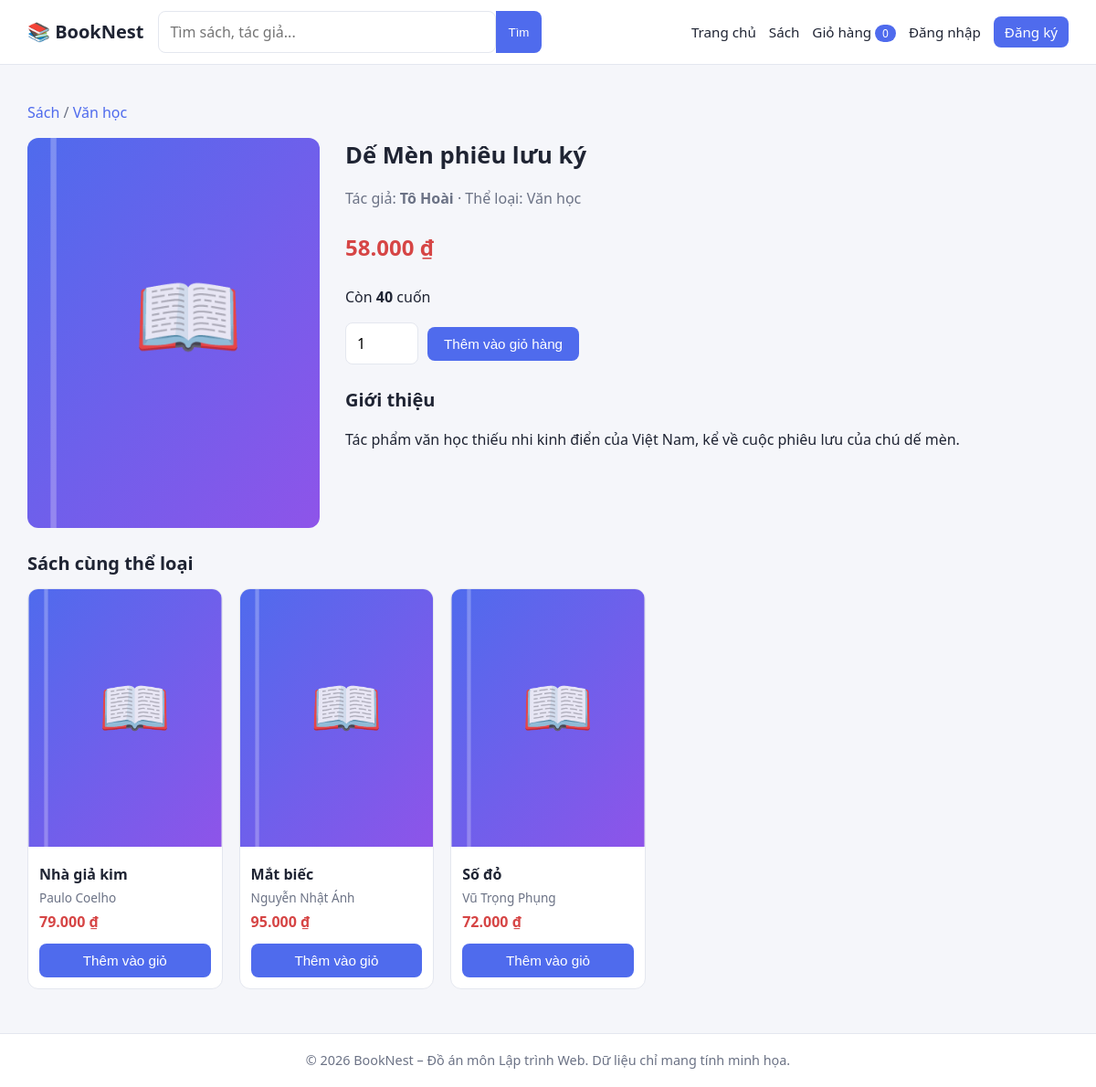
Screenshot of /product.php?id=1 with the database file from the repository.
### tables this page shows
CREATE TABLE products (
  id INT AUTO_INCREMENT PRIMARY KEY,
  category_id INT NOT NULL,
  title VARCHAR(200) NOT NULL,
  author VARCHAR(120) NOT NULL,
  price DECIMAL(12,0) NOT NULL,
  stock INT NOT NULL DEFAULT 0,
  image VARCHAR(255) DEFAULT NULL,
  description TEXT,
  created_at TIMESTAMP DEFAULT CURRENT_TIMESTAMP,
  FOREIGN KEY (category_id) REFERENCES categories(id) ON DELETE RESTRICT
);

CREATE TABLE categories (
  id INT AUTO_INCREMENT PRIMARY KEY,
  name VARCHAR(100) NOT NULL UNIQUE,
  description VARCHAR(255) DEFAULT NULL
);

### includes/functions.php (called while the page is built, shortened)
<?php
require_once __DIR__ . '/db.php';
function e($v): string
{
    return htmlspecialchars((string)$v, ENT_QUOTES, 'UTF-8');
}
function money($n): string
{
    return number_format((float)$n, 0, ',', '.') . ' ₫';
}
function base_url(): string
{
    static $base = null;
    if ($base === null) {
        $script = str_replace('\\', '/', $_SERVER['SCRIPT_NAME'] ?? '');
        $dir = rtrim(str_replace('\\', '/', dirname($script)), '/');
        $base = $dir;
    }
    return $base;
}
function url(string $path = ''): string
{
    return base_url() . '/' . ltrim($path, '/');
}
function current_user(): ?array
{
    if (empty($_SESSION['user_id'])) {
        return null;
    }
    static $user = false;
    return $user;
}
function cart_count(): int
{
    return array_sum($_SESSION['cart'] ?? []);
}
function cover_url(?string $image): string
{
    return url('assets/img/default-cover.svg');
}

### config.php (called while the page is built)
<?php
return [
    'db_host' => getenv('DB_HOST') ?: '127.0.0.1',
    'db_port' => getenv('DB_PORT') ?: '3306',
    'db_name' => getenv('DB_NAME') ?: 'bookstore',
    'db_user' => getenv('DB_USER') ?: 'root',
    'db_pass' => getenv('DB_PASS') !== false ? getenv('DB_PASS') : '',
    'site_name' => 'BookNest',
    'per_page' => 8,
];

### includes/db.php (called while the page is built)
<?php
$config = require __DIR__ . '/../config.php';
function db(): PDO
{
    static $pdo = null;
    global $config;
    if ($pdo === null) {
        $dsn = "mysql:host={$config['db_host']};port={$config['db_port']};dbname={$config['db_name']};charset=utf8mb4";
        $pdo = new PDO($dsn, $config['db_user'], $config['db_pass'], [
            PDO::ATTR_ERRMODE => PDO::ERRMODE_EXCEPTION,
            PDO::ATTR_DEFAULT_FETCH_MODE => PDO::FETCH_ASSOC,
            PDO::ATTR_EMULATE_PREPARES => false,
        ]);
    }
    return $pdo;
}

### product.php (the view, shortened to what this page needs)
<?php
require_once __DIR__ . '/includes/functions.php';
$id = (int)($_GET['id'] ?? 0);
$st = db()->prepare('SELECT p.*, c.name AS cat_name FROM products p JOIN categories c ON c.id = p.category_id WHERE p.id = ?');
$st->execute([$id]);
$p = $st->fetch();
$st = db()->prepare('SELECT * FROM products WHERE category_id = ? AND id <> ? AND stock > 0 ORDER BY (author = ?) DESC, RAND() LIMIT 4');
$st->execute([$p['category_id'], $p['id'], $p['author']]);
$related = $st->fetchAll();
include __DIR__ . '/includes/header.php';
require_once __DIR__ . '/includes/product_card.php';
?>
<p class="muted"><a href="<?= url('products.php') ?>">Sách</a> / <a href="<?= url('products.php?cat=' . $p['category_id']) ?>"><?= e($p['cat_name']) ?></a></p>
<div class="detail">
  <img src="<?= e(cover_url($p['image'])) ?>" alt="<?= e($p['title']) ?>">
  <div>
    <h1><?= e($p['title']) ?></h1>
    <p class="muted">Tác giả: <b><?= e($p['author']) ?></b> · Thể loại: <?= e($p['cat_name']) ?></p>
    <p class="price"><?= money($p['price']) ?></p>
    <p><?= $p['stock'] > 0 ? 'Còn <b>' . (int)$p['stock'] . '</b> cuốn' : '<span class="error">Hết hàng</span>' ?></p>
    <?php if ($p['stock'] > 0): ?>
    <form action="<?= url('cart.php') ?>" method="post" style="display:flex;gap:10px;align-items:center">
      <input class="qty" type="number" name="qty" value="1" min="1" max="<?= (int)$p['stock'] ?>">
      <button class="btn">Thêm vào giỏ hàng</button>
    </form>
    <?php endif; ?>
    <h2>Giới thiệu</h2>
    <p><?= nl2br(e($p['description'])) ?></p>
  </div>
</div>
<?php if ($related): ?>
<h2>Sách cùng thể loại</h2>
<div class="grid"><?php foreach ($related as $r) product_card($r); ?></div>
<?php endif; ?>
<?php include __DIR__ . '/includes/footer.php'; ?>

### includes/header.php (shortened to what this page needs)
<?php
require_once __DIR__ . '/functions.php';
$cfg = require __DIR__ . '/../config.php';
$user = current_user();
?><!doctype html>
<html lang="vi">
<head>
<link rel="stylesheet" href="<?= url('assets/css/style.css') ?>">
</head>
<body>
<header class="site-header">
  <div class="container nav">
    <a class="brand" href="<?= url('index.php') ?>">📚 <?= e($cfg['site_name']) ?></a>
    <form class="search" action="<?= url('products.php') ?>" method="get">
      <input type="search" name="q" placeholder="Tìm sách, tác giả..." value="<?= e($_GET['q'] ?? '') ?>">
      <button type="submit">Tìm</button>
    </form>
    <nav class="menu">
      <a href="<?= url('index.php') ?>">Trang chủ</a>
      <a href="<?= url('products.php') ?>">Sách</a>
      <a href="<?= url('cart.php') ?>">Giỏ hàng <span class="badge"><?= cart_count() ?></span></a>
      <?php if ($user): ?>
        <a href="<?= url('orders.php') ?>">Đơn hàng</a>
        <a href="<?= url('profile.php') ?>">👤 <?= e($user['full_name']) ?></a>
        <?php if ($user['role'] === 'admin'): ?><a href="<?= url('admin/index.php') ?>">Quản trị</a><?php endif; ?>
        <form class="logout-form" method="post" action="<?= url('logout.php') ?>">
          <?= csrf_field() ?>
          <button type="submit" class="link-btn">Đăng xuất</button>
        </form>      <?php else: ?>
        <a href="<?= url('login.php') ?>">Đăng nhập</a>
        <a class="btn btn-sm" href="<?= url('register.php') ?>">Đăng ký</a>
      <?php endif; ?>
    </nav>
  </div>
</header>
<main class="container">

### includes/product_card.php (shortened to what this page needs)
<?php
function product_card(array $p): void { ?>
  <article class="product">
    <a href="<?= url('product.php?id=' . $p['id']) ?>"><img src="<?= e(cover_url($p['image'])) ?>" alt="<?= e($p['title']) ?>" loading="lazy"></a>
    <div class="body">
      <a class="title" href="<?= url('product.php?id=' . $p['id']) ?>"><?= e($p['title']) ?></a>
      <span class="author"><?= e($p['author']) ?></span>
      <span class="price"><?= money($p['price']) ?></span>
      <?php if ($p['stock'] > 0): ?>
      <form action="<?= url('cart.php') ?>" method="post">
        <button class="btn btn-sm">Thêm vào giỏ</button>
      </form>
      <?php else: ?><span class="muted">Hết hàng</span><?php endif; ?>
    </div>
  </article>
<?php }

### includes/footer.php (shortened to what this page needs)
</main>
<footer class="site-footer">
  <div class="container">© <?= date('Y') ?> BookNest – Đồ án môn Lập trình Web. Dữ liệu chỉ mang tính minh họa.</div>
</footer>
</body>
</html>

### assets/css/style.css (style rules this page uses)
:root { --primary:#4f6bed;--primary-d:#3b53c4;--bg:#f5f6fa;--card:#fff;--text:#1f2433;--muted:#6b7285;--line:#e4e7ef;--danger:#d64545;--ok:#1f9d63;--warn:#c98a00 }
* { box-sizing:border-box }
body { margin:0;font-family:system-ui,-apple-system,"Segoe UI",Roboto,sans-serif;background:var(--bg);color:var(--text);line-height:1.5 }
a { color:var(--primary);text-decoration:none }
img { max-width:100% }
.container { width:min(1140px,100% - 32px);margin-inline:auto }
main.container { padding:24px 0 48px;min-height:70vh }
h1 { font-size:1.6rem;margin:0 0 16px }
h2 { font-size:1.25rem;margin:24px 0 12px }
.site-header { background:#fff;border-bottom:1px solid var(--line);position:sticky;top:0;z-index:10 }
.nav { display:flex;align-items:center;gap:16px;flex-wrap:wrap;padding:12px 0 }
.brand { font-weight:700;font-size:1.25rem;color:var(--text) }
.search { display:flex;flex:1;min-width:200px;max-width:420px }
.search input { flex:1;padding:9px 12px;border:1px solid var(--line);border-radius:8px 0 0 8px;outline:none }
.search button { padding:9px 14px;border:0;background:var(--primary);color:#fff;border-radius:0 8px 8px 0;cursor:pointer }
.menu { display:flex;gap:14px;align-items:center;flex-wrap:wrap;margin-left:auto }
.menu a { color:var(--text);font-size:.95rem }
.badge { background:var(--primary);color:#fff;border-radius:999px;padding:1px 8px;font-size:.75rem }
.site-footer { background:#fff;border-top:1px solid var(--line);padding:18px 0;color:var(--muted);font-size:.9rem;text-align:center }
.btn,button.btn { display:inline-block;background:var(--primary);color:#fff!important;border:0;border-radius:8px;padding:10px 18px;font-size:.95rem;cursor:pointer;text-decoration:none!important }
.btn-sm { padding:6px 12px;font-size:.85rem }
input[type=text],input[type=email],input[type=password],input[type=number],input[type=search],input[type=tel],select,textarea { width:100%;padding:10px 12px;border:1px solid var(--line);border-radius:8px;font:inherit;background:#fff }
.muted { color:var(--muted) }
.grid { display:grid;grid-template-columns:repeat(auto-fill,minmax(210px,1fr));gap:18px }
.product { background:#fff;border:1px solid var(--line);border-radius:12px;overflow:hidden;display:flex;flex-direction:column;transition:box-shadow .15s }
.product img { width:100%;aspect-ratio:3/4;object-fit:cover;background:#eee }
.product .body { padding:12px;display:flex;flex-direction:column;gap:4px;flex:1 }
.product .title { font-weight:600;color:var(--text);display:-webkit-box;-webkit-line-clamp:2;-webkit-box-orient:vertical;overflow:hidden }
.product .author { font-size:.85rem;color:var(--muted) }
.price { color:var(--danger);font-weight:700 }
.product form { margin-top:auto;padding-top:8px }
.product .btn { width:100%;text-align:center }
.detail { display:grid;grid-template-columns:320px 1fr;gap:28px }
.detail img { border-radius:12px;width:100%;aspect-ratio:3/4;object-fit:cover }
.detail .price { font-size:1.5rem }
.qty { width:80px!important }

### rows the page displays
products: category.name "Văn học", title "Dế Mèn phiêu lưu ký", author "Tô Hoài", price "58.000 ₫", stock "40", description "Tác phẩm văn học thiếu nhi kinh điển của Việt Nam, kể về cuộc phiêu lưu của chú dế mèn."
products: title "Nhà giả kim", author "Paulo Coelho", price "79.000 ₫"
products: title "Mắt biếc", author "Nguyễn Nhật Ánh", price "95.000 ₫"
products: title "Số đỏ", author "Vũ Trọng Phụng", price "72.000 ₫"

### other values shown
$cfg['site_name'] "BookNest"
cart_count() "0"
